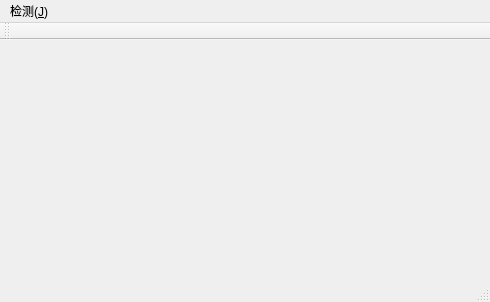
<?xml version="1.0" encoding="UTF-8"?>
<ui version="4.0">
 <class>MainWindow</class>
 <widget class="QMainWindow" name="MainWindow">
  <property name="geometry">
   <rect>
    <x>0</x>
    <y>0</y>
    <width>490</width>
    <height>302</height>
   </rect>
  </property>
  <property name="windowTitle">
   <string>MainWindow</string>
  </property>
  <widget class="QWidget" name="centralWidget"/>
  <widget class="QMenuBar" name="menuBar">
   <property name="geometry">
    <rect>
     <x>0</x>
     <y>0</y>
     <width>490</width>
     <height>23</height>
    </rect>
   </property>
   <widget class="QMenu" name="menu_Detec">
    <property name="title">
     <string>检测(&amp;J)</string>
    </property>
    <addaction name="PhotoDet_action"/>
    <addaction name="Video_action"/>
   </widget>
   <addaction name="menu_Detec"/>
  </widget>
  <widget class="QToolBar" name="mainToolBar">
   <attribute name="toolBarArea">
    <enum>TopToolBarArea</enum>
   </attribute>
   <attribute name="toolBarBreak">
    <bool>false</bool>
   </attribute>
  </widget>
  <widget class="QStatusBar" name="statusBar"/>
  <action name="PhotoDet_action">
   <property name="text">
    <string>图像检测(&amp;T)</string>
   </property>
  </action>
  <action name="Video_action">
   <property name="text">
    <string>视频检测(&amp;S)</string>
   </property>
  </action>
 </widget>
 <layoutdefault spacing="6" margin="11"/>
 <resources/>
 <connections/>
</ui>
